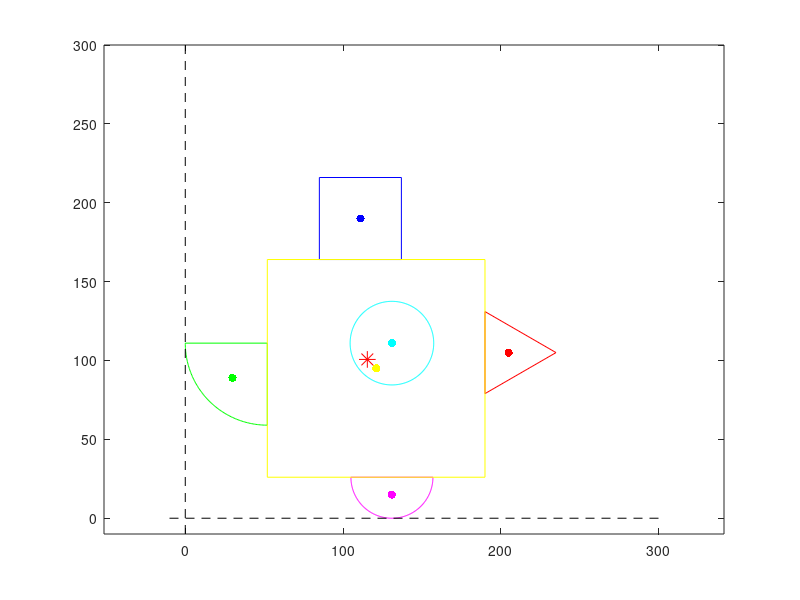

This chart was generated by the following MATLAB code:
clc;
clear all;
clf;
% Let us plot all the figures

%Shape A: Small square with side 52 units
%Centroid of A
Ac=[111 190];
plot(Ac(1), Ac(2),'b.','MarkerSize',18);
hold on;
%Shape A plot
x_ofA=[85 85 137 137 85];
y_ofA=[164 216 216 164 164];
plot(x_ofA,y_ofA,'b');
hold on;


%Shape B: Quarter circle with radius 52
r_B=52;
Center_B_circle=[52, 111];
angle_B= 270:-1:180;
%Centroid of B
Bc=[29.93 88.93];
plot(Bc(1), Bc(2),'g.','MarkerSize',18);
hold on;

%Shape B plot
x_ofB = Center_B_circle(1)+r_B*cosd(angle_B) ; 
y_ofB = Center_B_circle(2)+r_B*sind(angle_B) ;
plot(x_ofB ,y_ofB,'g');
plot([0 52], [111 111], 'g');
plot([52 52], [111 59], 'g');
hold on;


%Shape C: Semicircle with radius 26
r_C=26;
Center_C_circle=[131,26];
angle_C= 360:-1:180;
%Centroid of C
Cc=[131 14.96];
plot(Cc(1), Cc(2),'m.','MarkerSize',18);
hold on;

%Shape C plot
x_ofC = Center_C_circle(1)+r_C*cosd(angle_C) ; 
y_ofC = Center_C_circle(2)+r_C*sind(angle_C) ;
plot(x_ofC ,y_ofC,'m');
plot([105 157], [26 26],'m');
hold on;


%Shape D: Triangle with base 52 and height 45.03
%Centroid of D
Dc=[205.01 105];
plot(Dc(1), Dc(2),'r.','MarkerSize',18);
hold on;

%Shape D plot
x_ofD=[190 235.03 190 190];
y_ofD=[131 105 79 131];
plot(x_ofD,y_ofD,'r');


%Shape E: Main square with side 138 units
%Centroid of E
Ec=[121 95];
plot(Ec(1), Ec(2),'y.','MarkerSize',18);
hold on;

%Shape E plot
x_ofE=[52 52 190 190 52];
y_ofE=[26 164 164 26 26];
plot(x_ofE,y_ofE,'y');
hold on;


%Shape F: Circle cut out with radius 26.5
r_F=26.5;
Center_F_circle=[131,111];
angle_F= 360:-1:0;
%Centroid of F
Fc=[131 111];
plot(Fc(1), Fc(2),'c.','MarkerSize',18);
hold on;

%Shape F plot
x_ofF = Center_F_circle(1)+r_F*cosd(angle_F) ; 
y_ofF = Center_F_circle(2)+r_F*sind(angle_F) ;
plot(x_ofF ,y_ofF, 'c');
hold on;


%Now let us draw the x and y axis
plot([-10 300] , [0 0] , 'k--');
hold on;
plot([0 0] , [-10 300] , 'k--');
hold on;
axis equal;

%Now we plot centroid G of composite area
Gc=[115.4128,100.6663];
plot(Gc(1), Gc(2),'r*','MarkerSize',12);
hold on;
